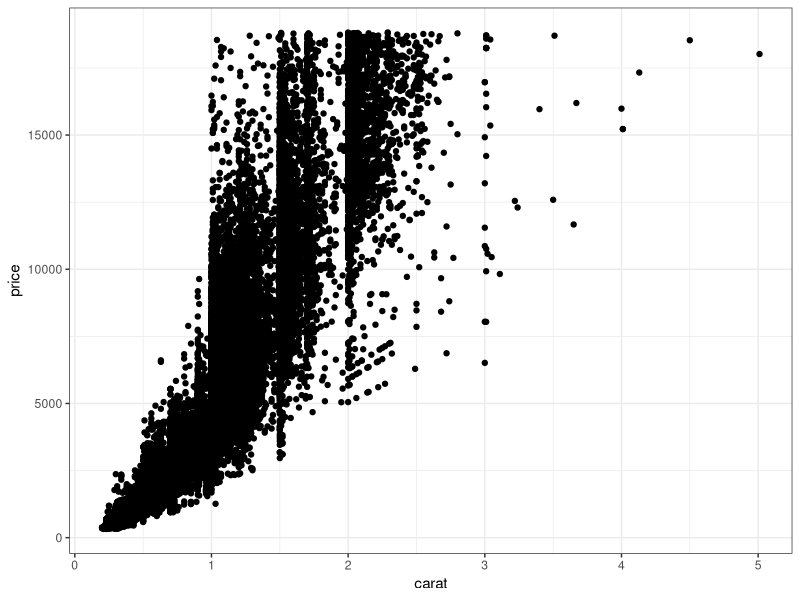

Reproduce this figure in R. (Note: this script raises an error after producing the figure.)
## ---- chunk 1
knitr::opts_chunk$set(echo = TRUE)
library(tidyverse)
## ---- chunk 2
ggplot(diamonds, aes(carat, price)) +
  geom_point() +
  theme_bw()
## ---- chunk 3
base <- diamonds |>
  sample_frac(0.2) |> 
  ggplot(aes(carat, price)) +
  geom_point() 

default <- base +
  ggtitle("default")

bw <- base +
   theme_bw() +
  ggtitle("bw")

classic <- base +
   theme_classic()  +
  ggtitle("classic")

dark <- base +
 theme_dark() +
  ggtitle("dark")

gray <- base +
  theme_gray() +
  ggtitle("gray")

light <- base +
  theme_light() +
  ggtitle("light")

linedraw <- base +
  theme_linedraw() +
  ggtitle("linedraw")

minimal <- base +
  theme_minimal() +
  ggtitle("minimal")

void <- base +
  theme_void() +
  ggtitle("void")



(default | bw | classic) / (dark | gray|light) / (linedraw|minimal|void)
## ---- chunk 4
diamonds |> 
  ggplot(aes(carat, price)) +
  geom_point() +
  theme_dark() +
  theme(axis.text.y = element_text(angle= 45))
## ---- chunk 5
diamonds |>
  ggplot(aes(carat, price)) +
  geom_point() +
  theme(axis.text.y = element_text(angle= 45),
        panel.background = element_rect(fill = "red"))
